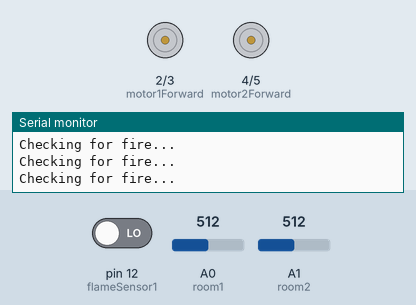
Bench run of a sketch on a simulated Arduino Uno, built with avr-gcc and run on an emulated ATmega328P. On the bench: motor-driver pin pairs drawn as motors (green arrow = first pin HIGH = forward, orange = second pin HIGH = backward, longer = more drive), the last lines printed to the serial monitor. Inputs (shaded band) come from the test bench; at power-on: A0 (room1) = 512, pin 12 (flameSensor1) LOW, A1 (room2) = 512.

Above: at 1.3 s.
1.4 s: A0 (room1) set to 632
2.9 s: A0 (room1) set to 663
At 3.4 s:
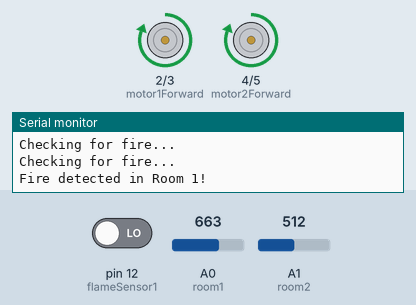
At 6.55 s:
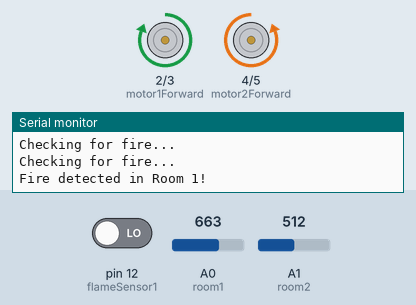
Timing chart, 0 to 8.1 s (numbered marks = the images above; inputs shaded):
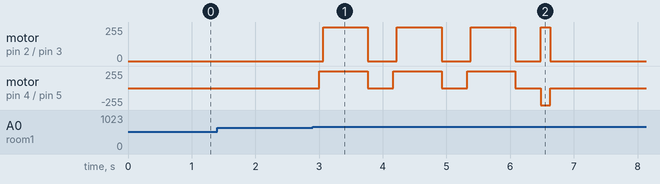

The sketch:

fire_fighter.ino
```cpp
const int flameSensor1 = 12;
//const int buzzer = 13;

const int motor1Forward= 2;
const int motor1Backward = 3;
const int motor2Forward = 4;
const int motor2Backward = 5;


int room1 = A0;
int room2 = A1;

bool fireDetected = false;
bool fireExtinguished = false;
bool fireFound = false;
int detectedRoom = 0;

void setup() {
  Serial.begin(9600);
  pinMode(motor1Forward, OUTPUT);
  pinMode(motor1Backward, OUTPUT);
  pinMode(motor2Forward, OUTPUT);
  pinMode(motor2Backward, OUTPUT);
  pinMode(flameSensor1, INPUT);
  //pinMode(flameSensor3, INPUT);


}

void loop() {
  if (!fireDetected) {
    int fire1 = analogRead(room1);
    int fire2 = analogRead(room2);
    Serial.println("Checking for fire...");


    if (fire1 > 650) {
      Serial.println("Fire detected in Room 1!");
      detectedRoom = 1;
      fireDetected = true;
     // digitalWrite(buzzer, HIGH);
      gotoRoom1();
    } else if (fire2 > 650) {
      Serial.println("Fire detected in Room 2!");
      detectedRoom = 2;
      fireDetected = true;
    //  digitalWrite(buzzer, HIGH);
      gotoRoom2();
    }
    delay(500);
  }
}


void gotoRoom1(){
  forward();
  forward();
  forward();
  rotate360();
}

void gotoRoom2(){
  rotateleft(450);
  forward();
  forward();
  rotateright(450);
  forward();
  forward();
  forward();
  rotate360();
}

  void forward (){
  digitalWrite(motor2Forward, HIGH);
  digitalWrite(motor2Backward, LOW);
  delay(60);
  digitalWrite(motor1Forward, HIGH);
  digitalWrite(motor1Backward, LOW);


  delay(700);
  stopmotors();
  delay(400);
  }

 void stopmotors(){
  digitalWrite(motor1Forward, LOW);
  digitalWrite(motor1Backward, LOW);
  digitalWrite(motor2Forward, LOW);
  digitalWrite(motor2Backward, LOW);
 }

void rotate360(){
  //int a=1;
  while(fireFound == false){
    rotateright(150);
    checkForFire();
    delay(300);}
  if(fireFound){
      stopmotors();
      Serial.println("fire found");
    }
}

 void rotateright(int k){
  digitalWrite(motor1Forward, HIGH);
  digitalWrite(motor1Backward, LOW);
  //Serial.println("motor1");
  digitalWrite(motor2Forward, LOW);
  digitalWrite(motor2Backward, HIGH);
  //Serial.println("motor2");
  delay(k);
  stopmotors();
  delay(500);
  }
void rotateleft(int k){
  digitalWrite(motor1Forward, LOW);
  digitalWrite(motor1Backward, HIGH);
  digitalWrite(motor2Forward, HIGH);
  digitalWrite(motor2Backward, LOW);
  delay(k);
  stopmotors();
  delay(500);
}


// void throwWater() {
//   do {
//     moveServo();
//     digitalWrite(relayPin, HIGH);
//     if (digitalRead(flameSensor4) == HIGH) {
//       fireExtinguished = true;
//       Serial.println("Fire extinguished!");
//     }
//   }
//   digitalWrite(relayPin, LOW); // Turn off relay after extinguishing fire
//   fireFound = false;          // Reset fireFound for next operation
// } while (!fireExtinguished);

// void moveServo() {
//   for(int k=0; k<1001; k++){
//     for (int pos = 15; pos <= 165; pos += 5) {
//       fireServo.write(pos);
//       delay(30);
//     }
//     for (int pos = 165; pos >= 15; pos -= 5) {
//       fireServo.write(pos);
//       delay(30);
//     }
//   if(digitalRead(flameSensor4)==HIGH){
//     break;
//   }
//   //delay(5000);
// }
// }

void checkForFire() {
  if (digitalRead(flameSensor1) == LOW) {
    fireFound = true;
  }
}
```

Measured:
- the behaviour switches between 650 and 651 on A0 (room1) (found by bisection; images 0 and 1)
